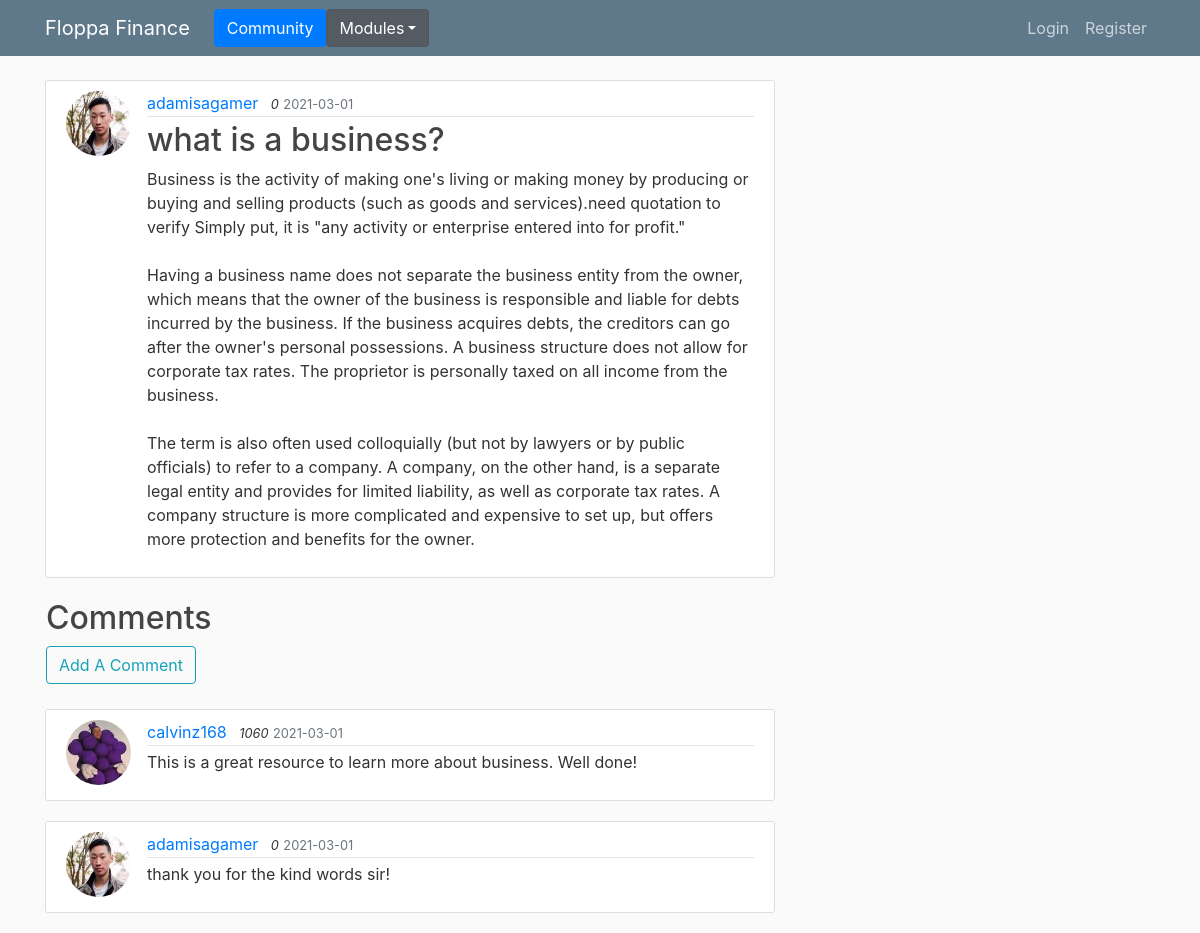
Screenshot of /post/2 with the database file from the repository.
### flasksite/models.py (models this page shows, shortened)
class User(db.Model, UserMixin):
    id = db.Column(db.Integer, primary_key=True)
    username = db.Column(db.String(20), unique=True, nullable=False)
    email = db.Column(db.String(120), unique=True, nullable=False)
    image_file = db.Column(db.String(20), nullable=False, default='default.jpg')
    password = db.Column(db.String(60), nullable=False)
    posts = db.relationship('Post', backref='author', lazy=True)
    comments = db.relationship('Comment', backref='author', lazy=True)
    score = db.Column(db.Integer, nullable=False)

class Post(db.Model):
    id = db.Column(db.Integer, primary_key=True)
    title = db.Column(db.String(100), nullable=False)
    date_posted = db.Column(db.DateTime, nullable=False, default=datetime.now)
    content = db.Column(db.Text, nullable=False)
    user_id = db.Column(db.Integer, db.ForeignKey('user.id'), nullable=False)

class Comment(db.Model):
    id = db.Column(db.Integer, primary_key=True)
    content = db.Column(db.String(100), nullable=False)
    date_posted = db.Column(db.DateTime, nullable=False, default=datetime.now)
    post_id = db.Column(db.Integer, db.ForeignKey('post.id'), nullable=False)
    user_id = db.Column(db.Integer, db.ForeignKey('user.id'), nullable=False)

### flasksite/routes.py (the view)
@app.route("/post/<int:post_id>")
def post(post_id):
    post = Post.query.get(post_id)
    comments = Comment.query.filter_by(post_id=post_id).all()
    return render_template('post.html', title=post.title, post=post, comments=comments)

### flasksite/templates/post.html (shortened to what this page needs)
{% extends "layout.html" %}
{% block content %}
  <article class="media content-section">
    <img class="rounded-circle article-img" src="{{ url_for('static', filename='profile_pics/' + post.author.image_file) }}">
    <div class="media-body">
      <div class="article-metadata">
        <a class="mr-2" href="#">{{ post.author.username }}</a>
        <em><small class="font-italic">{{ post.author.score }}</small></em>
        <small class="text-muted">{{ post.date_posted.strftime('%Y-%m-%d') }}</small>
      </div>
      <h2 class="article-title">{{ post.title }}</h2>
      <p class="article-content">{{ post.content }}</p>
    </div>
  </article>
  <table>
  <td><h2>Comments</h2><a href="{{ url_for('comment_post', post_id=post.id) }}"><button class="btn btn-outline-info">Add A Comment</button></a></td>
  </table>
  <br>
  {% for comment in comments %}
    <article class="media content-section">
      <img class="rounded-circle article-img" src="{{ url_for('static', filename='profile_pics/' + comment.author.image_file) }}">
      <div class="media-body">
        <div class="article-metadata">
          <a class="mr-2" href="#">{{ comment.author.username }}</a>
          <em><small class="font-italic">{{ comment.author.score }}</small></em>
          <small class="text-muted">{{ comment.date_posted.strftime('%Y-%m-%d') }}</small>
        </div>
        <p class="article-content">{{ comment.content }}</p>
      </div>
    </article>
  {% endfor %}
{% endblock content %}

### flasksite/static/main.css (style rules this page uses)
body { background: #fafafa; color: #333333; margin-top: 5rem; }
h1, h2, h3, h4, h5, h6 { color: #444444; }
.content-section { background: #ffffff; padding: 10px 20px; border: 1px solid #dddddd; border-radius: 3px; margin-bottom: 20px; }
.article-title { color: #444444; }
.article-content { white-space: pre-line; }
.article-img { height: 65px; width: 65px; margin-right: 16px; }
.article-metadata { padding-bottom: 1px; margin-bottom: 4px; border-bottom: 1px solid #e3e3e3 }

### rows the page displays
User: image_file (picture), author.username "adamisagamer", author.score "0"
Post: date_posted "2021-03-01", title "what is a business?", content "Business is the activity of making one's living or making money by producing or buying and selling products (such as goods and services).need quotation to verify Simply put, it is \"any activity or enterprise entered into for profit.\" Having a business name does not separate the business entity from the owner, which means that the owner of the business is responsible and liable for debts incurred by the business. If the business acquires debts, the creditors can go after the owner's personal possessions. A business structure does not allow for corporate tax rates. The proprietor is personally taxed on all income from the business. The term is also often used colloquially (but not by lawyers…"
Comment: image_file (placeholder picture), author.username "calvinz168", author.score "1060", date_posted "2021-03-01", content "This is a great resource to learn more about business. Well done!"
Comment: image_file (picture), author.username "adamisagamer", author.score "0", date_posted "2021-03-01", content "thank you for the kind words sir!"
